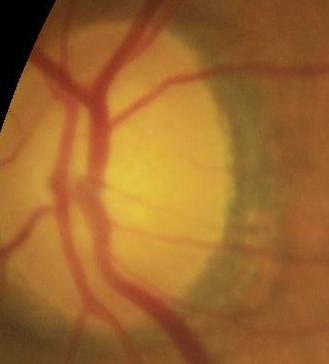
#> input picture glaucoma/data aumentation/disk_dataset/0/52_left.jpg, 329 x 364 px, given in place of 1020_left.jpg, which was not available
$ jupyter execute fundus_detect.ipynb
#> lines starting #> are read from the running program, lines starting #| are printed output that depends on the picture; after the words box and inside, x2 and y2 are one past the last pixel; in counts of white or black regions, pixels touching at a corner belong together; pictures that were not available may be replaced by others from this repository, and a replacement may not be noted
[cell 1]
# USAGE
# python detect_bright_spots.py --image images/lights_01.png

# import the necessary packages
from imutils import contours
from skimage import measure
import numpy as np
import argparse
import imutils
import cv2
from google.colab.patches import cv2_imshow

# construct the argument parse and parse the arguments


# load the image, convert it to grayscale, and blur it
image = cv2.imread("/content/drive/MyDrive/ocular/1/1020_left.jpg")
#> image is the input picture: shape (364, 329, 3); mean B, G, R 45.2, 102.7, 156.5
image=cv2.resize(image,(800,615))
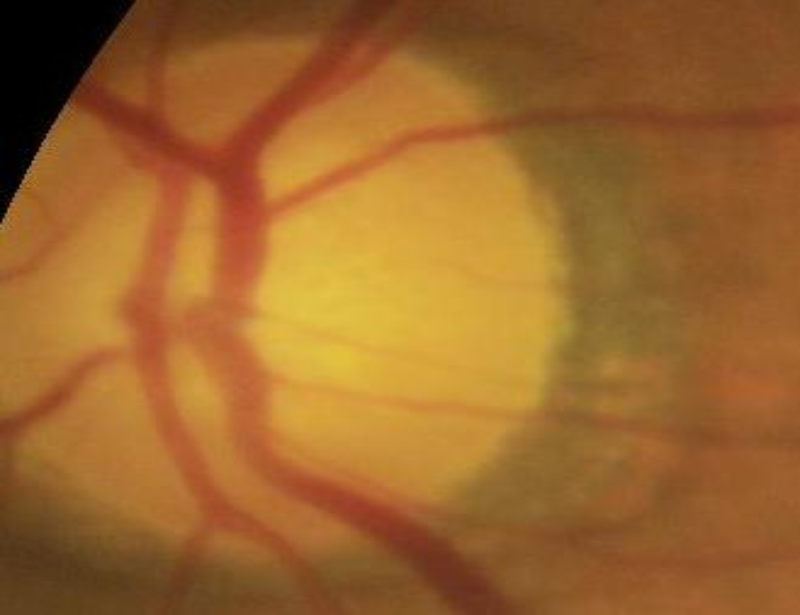
#> image: shape (615, 800, 3); mean B, G, R 45.1, 102.6, 156.4
gray = cv2.cvtColor(image, cv2.COLOR_BGR2GRAY)
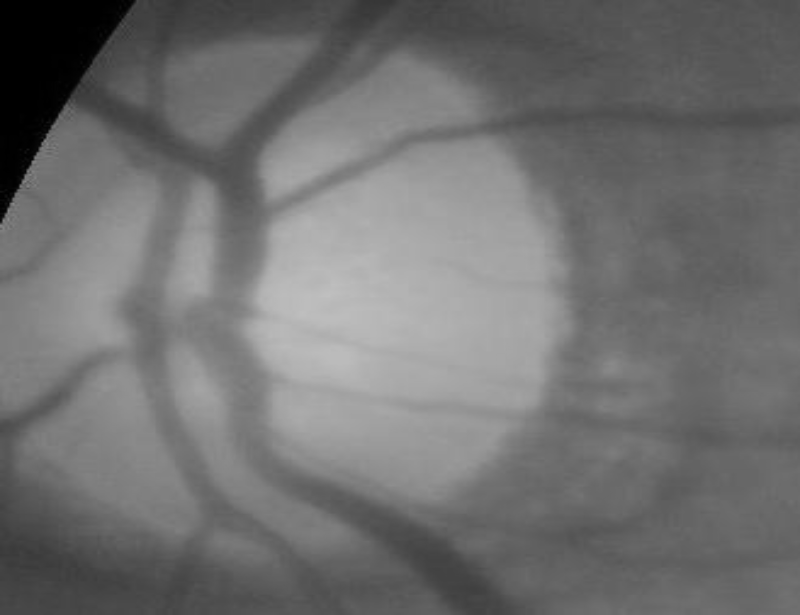
#> gray: shape (615, 800); min 0, max 192, mean 112.1
blur = cv2.bilateralFilter(gray,9,75,75)
median=cv2.medianBlur(blur,5)


cv2_imshow(median)

# threshold the image to reveal light regions in the
# blurred image
thresh = cv2.threshold(median, 155, 255, cv2.THRESH_BINARY)[1]
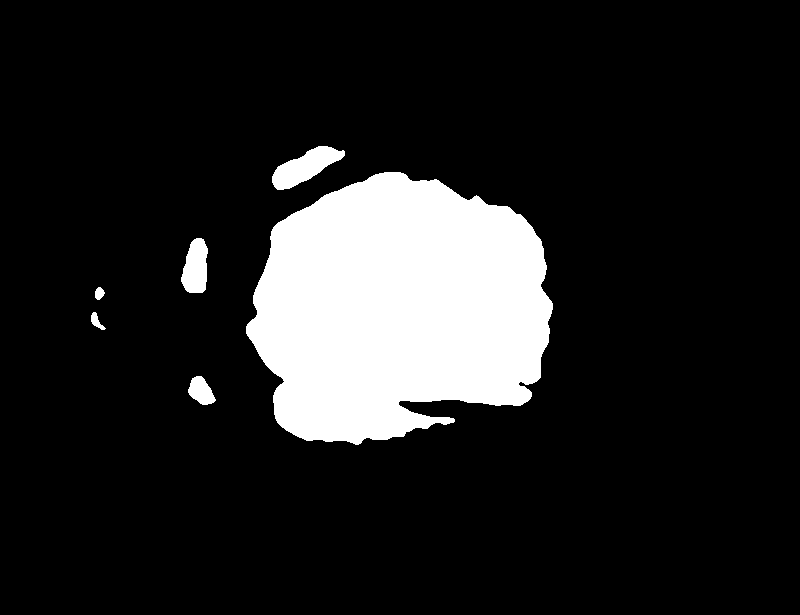
#> thresh: shape (615, 800); 13.5% white; 6 white regions, box (x1, y1, x2, y2) and area: (246, 172, 553, 445) 62876, (272, 146, 345, 190) 1609, (181, 238, 208, 293) 1123, (188, 376, 216, 405) 524, (91, 312, 106, 330) 121, (95, 287, 105, 300) 93
# perform a series of erosions and dilations to remove
# any small blobs of noise from the thresholded image
thresh = cv2.erode(thresh, None, iterations=2)
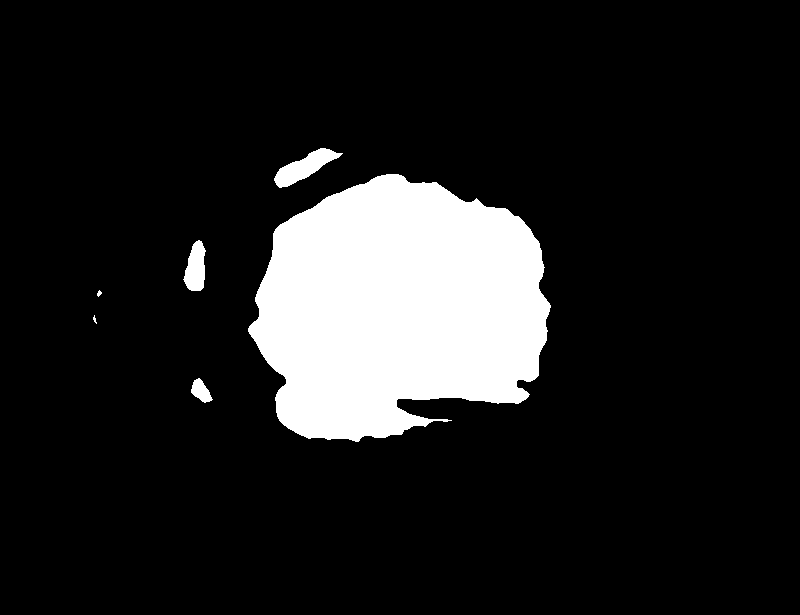
#> thresh: shape (615, 800); 12.7% white; 6 white regions (1 under 20 px), largest, box (x1, y1, x2, y2) and area: (248, 174, 551, 442) 60101, (274, 148, 343, 188) 1155, (183, 240, 206, 291) 807, (191, 378, 213, 403) 314, (97, 290, 102, 297) 21
thresh = cv2.dilate(thresh, None, iterations=4)
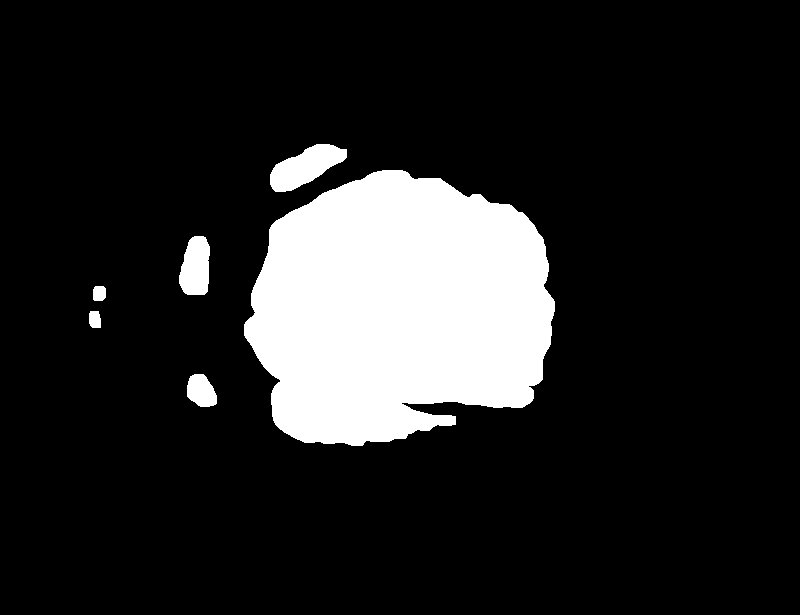
#> thresh: shape (615, 800); 14.3% white; 6 white regions, box (x1, y1, x2, y2) and area: (244, 170, 555, 446) 65615, (270, 144, 347, 192) 2091, (179, 236, 210, 295) 1471, (187, 374, 217, 407) 754, (89, 311, 101, 328) 185, (93, 286, 106, 301) 181

# perform a connected component analysis on the thresholded
# image, then initialize a mask to store only the "large"
# components
labels = measure.label(thresh, neighbors=8, background=0)
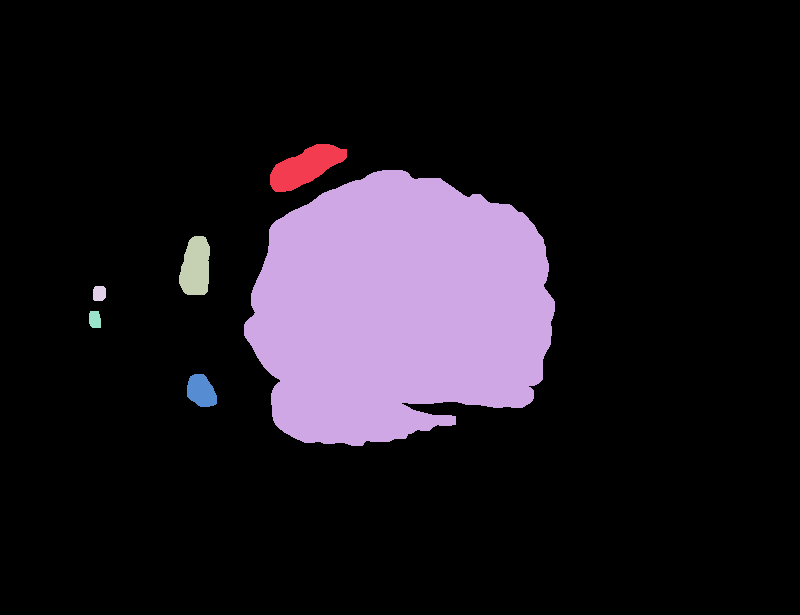
#> labels: shape (615, 800) int64; 7 distinct labels, from 0 to 6; one colour per label, 0 black
mask = np.zeros(thresh.shape, dtype="uint8")

# loop over the unique components
for label in np.unique(labels):
	# if this is the background label, ignore it
	if label == 0:
		continue

	# otherwise, construct the label mask and count the
	# number of pixels
	labelMask = np.zeros(thresh.shape, dtype="uint8")
	labelMask[labels == label] = 255
	numPixels = cv2.countNonZero(labelMask)

	# if the number of pixels in the component is sufficiently
	# large, then add it to our mask of "large blobs"
	if numPixels >300:
		mask = cv2.add(mask, labelMask)
#> this loop made 7 passes
#> numPixels on passes 2 to 7: 2091, 65615, 1471, 181, 185, 754
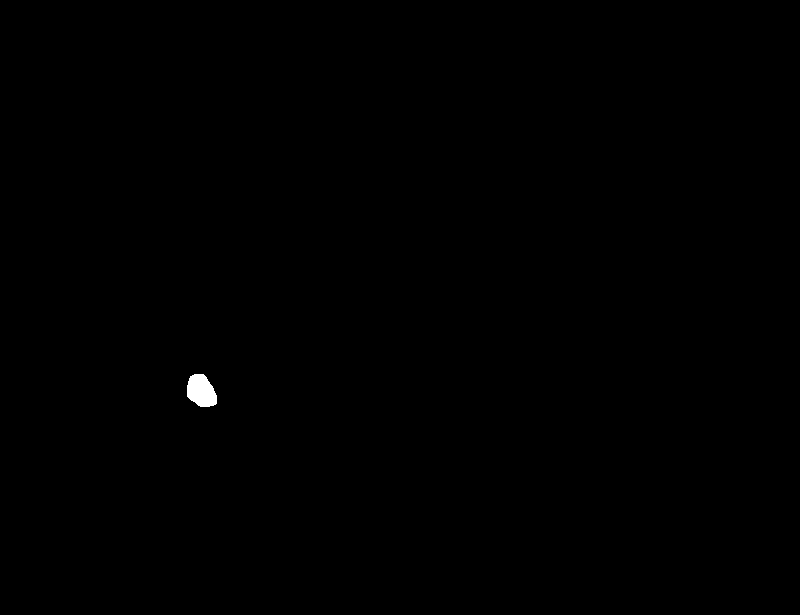
#> labelMask: shape (615, 800); 0.15% white; 1 white region, box (x1, y1, x2, y2) and area: (187, 374, 217, 407) 754
#> mask: shape (615, 800); 14.2% white; 4 white regions

# find the contours in the mask, then sort them from left to
# right
cnts = cv2.findContours(mask.copy(), cv2.RETR_EXTERNAL,
	cv2.CHAIN_APPROX_SIMPLE)
#> cnts = 4 contours; box (x1, y1, x2, y2) and area: (244, 170, 555, 446) 65100, (270, 144, 347, 192) 2002, (179, 236, 210, 295) 1398, (187, 374, 217, 407) 708
cnts = imutils.grab_contours(cnts)
cnts = contours.sort_contours(cnts)[0]
# loop over the contours
for (i, c) in enumerate(cnts):
     ellipse = cv2.fitEllipse(c)
     (x, y, w, h) = cv2.boundingRect(c)
     cv2.putText(image, "#{}".format(i + 1), (x, y - 15),
                 cv2.FONT_HERSHEY_SIMPLEX, 0.45, (0, 0, 255), 2)
     cv2.ellipse(image,ellipse,(0,255,0),2)

     print(h)
     print(w)
     print(x)
     print(y)
     break
#> this loop made 1 pass
#> (ellipse, x, y, w, h) on pass 1: (((195.3, 269.2), (28.45, 69.83), 5.94), 179, 236, 31, 59)
#| 59
#| 31
#| 179
#| 236
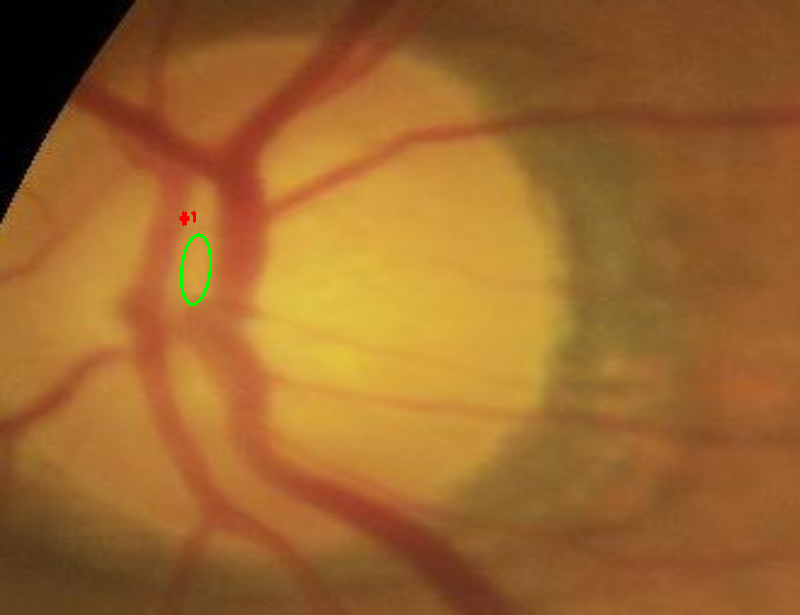
#> image: shape (615, 800, 3); 0.13% of pixels changed, all inside (x1, y1, x2, y2) = (179, 211, 212, 306)
	# draw the bright spot on the image

cv2_imshow(image)
cv2.waitKey(0)
#> Out = 27

$ run again, on glaucoma/data aumentation/disk_dataset/0/2515_right.jpg
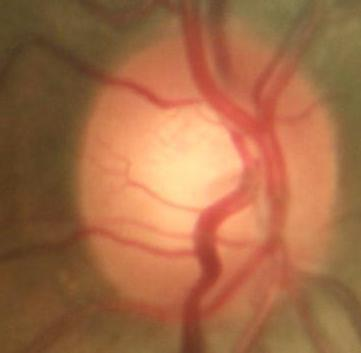
#> input picture glaucoma/data aumentation/disk_dataset/0/2515_right.jpg, 361 x 353 px, given in place of 1020_left.jpg, which was not available
#> image is the input picture: shape (353, 361, 3); mean B, G, R 70.7, 108.1, 164.8
#> `labels = measure.label(thresh, neighbors=8, background=0)`:
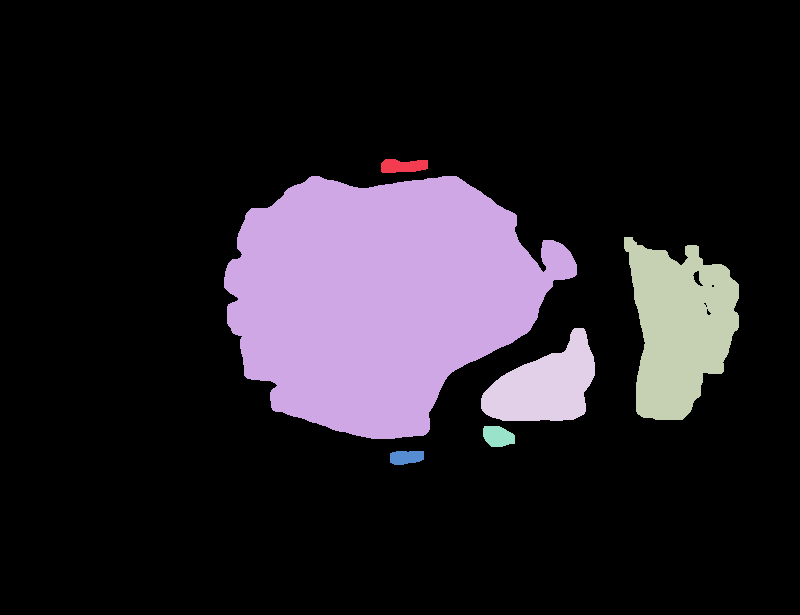
#> labels: shape (615, 800) int64; 7 distinct labels, from 0 to 6; one colour per label, 0 black
#> the loop `for label in np.unique(labels):` made 7 passes
#> numPixels on passes 2 to 7: 533, 63337, 14126, 6455, 535, 410
#> cnts = 6 contours; box (x1, y1, x2, y2) and area: (224, 176, 577, 439) 62828, (624, 237, 739, 420) 13944, (481, 328, 595, 421) 6296, (483, 426, 515, 447) 494, (381, 159, 428, 173) 478, (390, 451, 424, 465) 368
#> the loop `for (i, c) in enumerate(cnts):` made 1 pass
#> (ellipse, x, y, w, h) on pass 1: (((380.4, 294.4), (249.2, 333.5), 74.25), 224, 176, 353, 263)
#> (printed output is left out)
#> after the loop `for (i, c) in enumerate(cnts):`:
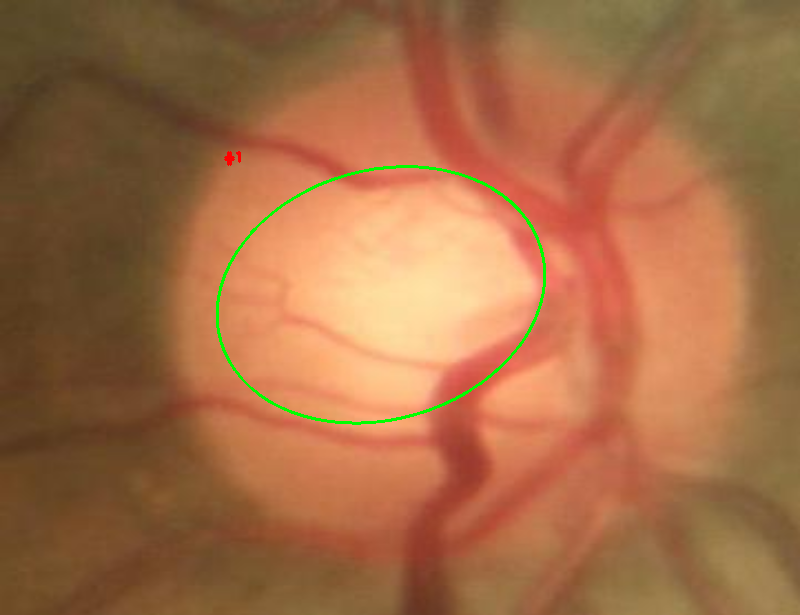
#> image: shape (615, 800, 3); mean B, G, R 70, 108.6, 163.4
#> Out = 27
